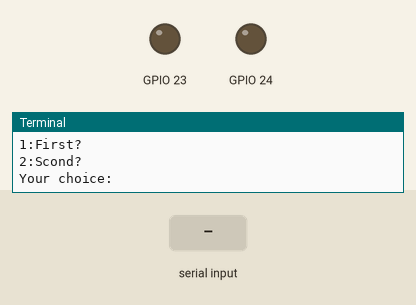
Recording of a program running on a simulated Raspberry Pi (BCM pin numbers). Parts: output pins drawn as LEDs (lit = HIGH), the last lines printed to the terminal. Dashed ring = blinking. The test bench sets the inputs (shaded band). At 12.8 s the program stops and its outputs stay as they are.

Above: at 1.2 s.
1.3 s: "1" typed at the terminal, then Enter
2.8 s: "5" typed at the terminal, then Enter
At 3.6 s:
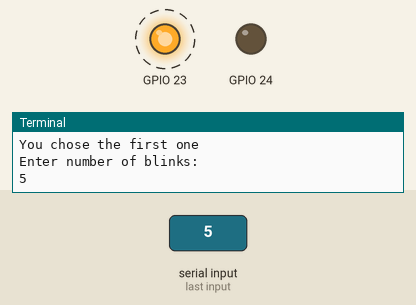
Timing chart, 0 to 13.3 s (numbered marks = the images above; inputs shaded):
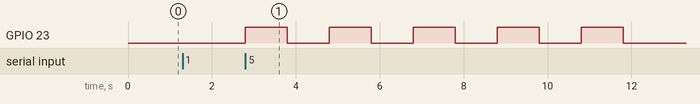

Measured:
- after the input at 2.8 s, GPIO 23: alternates HIGH for 1.0 s and LOW for 1.0 s, starting at once

The program:

LEDchoice.py
```python
#choice of LED and number of times that it will blink
import os
import time
import RPi.GPIO as GPIO

#init parameters
GPIO.setmode(GPIO.BCM)
GPIO.setwarnings(False)
GPIO.setup(23,GPIO.OUT)
GPIO.setup(24,GPIO.OUT)

#init state
led_choice = 0
count = 0
os.system('clear')
#possible choices of diode
print ("Which diode to turn on?")
print ("1:First?")
print ("2:Scond?")

#dictionaries that maps number of ledsto some useful expressions or numbers
choices = {1:"the first one",2:" the second one"}
LEDS = {1:23,2:24}
#your choice
led_choice = input("Your choice:")


if  led_choice in choices:
    os.system('clear')
    print "You chose "+ choices[led_choice]
    count = input("Enter number of blinks: ")
    while count>0:
        GPIO.output(LEDS[int(led_choice)],GPIO.HIGH)
        time.sleep(1)
        print("Blink")
        GPIO.output(LEDS[int(led_choice)],GPIO.LOW)
        time.sleep(1)
        count-=1
else:
    print ("There are just 2 LEDs. Enter 1 or 2.")
```
